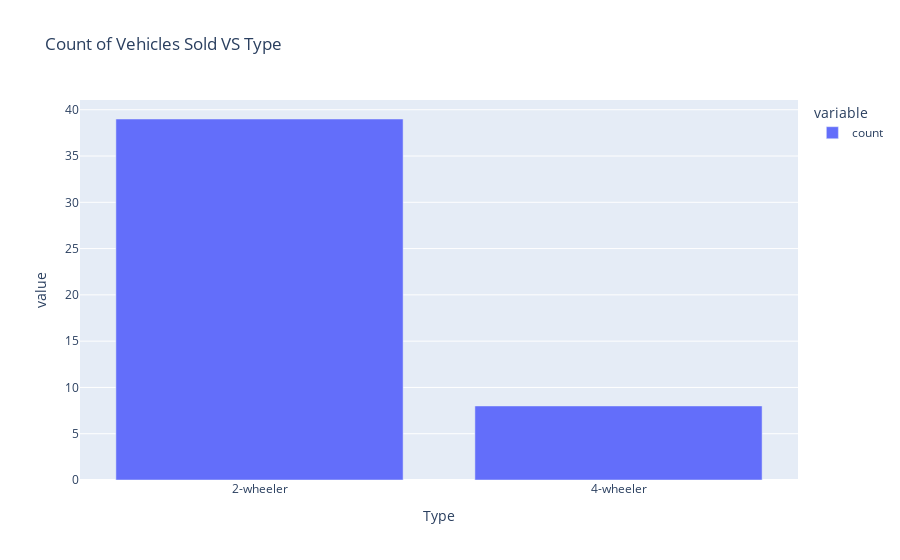

The notebook cell this image was saved under:
### Code cell
fig = px.bar(pd.DataFrame(df['Type'].value_counts()), title='Count of Vehicles Sold VS Type')
fig.show()

### Figure 1 — Plotly figure (JSON) as saved in the notebook; plotly's stock layout.template omitted (floating-point values rounded to 4 significant figures)
{"data": [{"alignmentgroup": "True", "hovertemplate": "variable=count<br>Type=%{x}<br>value=%{y}<extra></extra>", "legendgroup": "count", "marker": {"color": "#636efa", "pattern": {"shape": ""}}, "name": "count", "offsetgroup": "count", "orientation": "v", "showlegend": true, "textposition": "auto", "type": "bar", "x": ["2-wheeler", "4-wheeler"], "xaxis": "x", "y": [39, 8], "yaxis": "y"}], "layout": {"barmode": "relative", "legend": {"title": {"text": "variable"}, "tracegroupgap": 0}, "title": {"text": "Count of Vehicles Sold VS Type"}, "xaxis": {"anchor": "y", "domain": [0, 1], "title": {"text": "Type"}}, "yaxis": {"anchor": "x", "domain": [0, 1], "title": {"text": "value"}}}}
